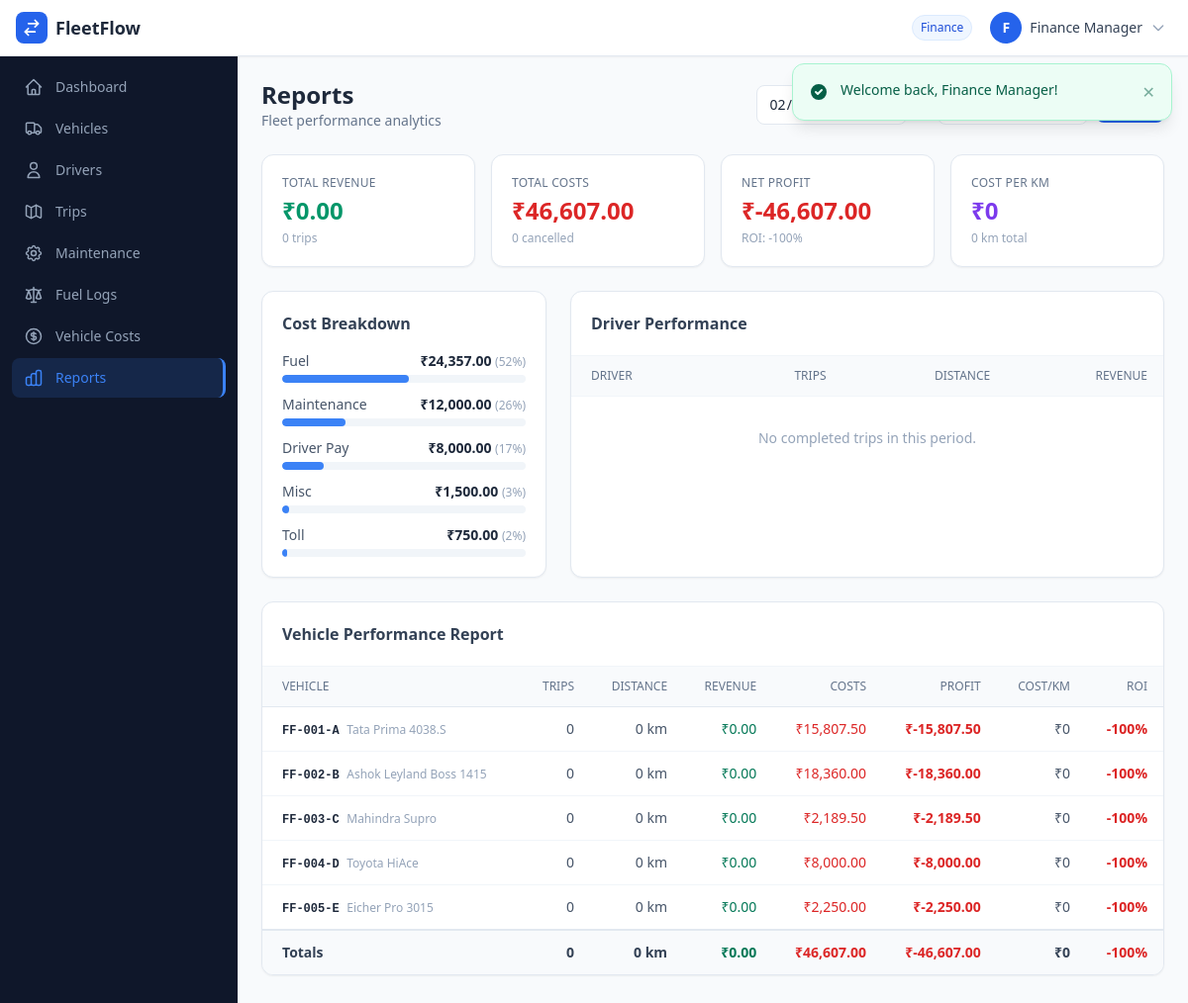
Screenshot of /reports.php (signed in) with the database file from the repository.
### tables this page shows
CREATE TABLE vehicles (
    id INT AUTO_INCREMENT PRIMARY KEY,
    license_plate VARCHAR(20) NOT NULL UNIQUE,
    make VARCHAR(50) NOT NULL,
    model VARCHAR(50) NOT NULL,
    year YEAR NOT NULL,
    type ENUM('Truck','Van','Car','Motorcycle','Bus','Other') NOT NULL DEFAULT 'Truck',
    max_capacity DECIMAL(10,2) NOT NULL COMMENT 'in kg',
    status ENUM('Available','On Trip','In Shop','Suspended') NOT NULL DEFAULT 'Available',
    odometer DECIMAL(10,2) DEFAULT 0 COMMENT 'in km',
    notes TEXT,
    created_at TIMESTAMP DEFAULT CURRENT_TIMESTAMP,
    updated_at TIMESTAMP DEFAULT CURRENT_TIMESTAMP ON UPDATE CURRENT_TIMESTAMP
);

### config.php (called while the page is built, shortened)
<?php
function e(string $str): string {
    return htmlspecialchars($str, ENT_QUOTES, 'UTF-8');
}
function formatCurrency(float $amount): string {
    return '₹' . number_format($amount, 2);
}

### reports.php (the view, shortened to what this page needs)
<?php
$db = getDB();
$start = $_GET['start'] ?? date('Y-m-01');
$end   = $_GET['end']   ?? date('Y-m-t');
$totalRevenue = $db->prepare("SELECT COALESCE(SUM(revenue),0) FROM trips WHERE status='Completed' AND actual_arrival BETWEEN :s AND :e");
$totalRevenue->execute(['s'=>$start.' 00:00:00','e'=>$end.' 23:59:59']);
$totalRevenue = (float)$totalRevenue->fetchColumn();
$totalCosts = $db->prepare("SELECT COALESCE(SUM(amount),0) FROM vehicle_costs WHERE cost_date BETWEEN :s AND :e");
$totalCosts->execute(['s'=>$start,'e'=>$end]);
$totalCosts = (float)$totalCosts->fetchColumn();
$profit   = $totalRevenue - $totalCosts;
$roi      = $totalCosts > 0 ? round(($profit / $totalCosts)*100, 1) : 0;
$totalKm  = $db->prepare("SELECT COALESCE(SUM(distance_km),0) FROM trips WHERE status='Completed' AND actual_arrival BETWEEN :s AND :e");
$totalKm->execute(['s'=>$start.' 00:00:00','e'=>$end.' 23:59:59']);
$totalKm = (float)$totalKm->fetchColumn();
$costPerKm = $totalKm > 0 ? round($totalCosts / $totalKm, 2) : 0;
$completedTrips = $db->prepare("SELECT COUNT(*) FROM trips WHERE status='Completed' AND actual_arrival BETWEEN :s AND :e");
$completedTrips->execute(['s'=>$start.' 00:00:00','e'=>$end.' 23:59:59']);
$completedTrips = (int)$completedTrips->fetchColumn();
$cancelledTrips = $db->prepare("SELECT COUNT(*) FROM trips WHERE status='Cancelled' AND updated_at BETWEEN :s AND :e");
$cancelledTrips->execute(['s'=>$start.' 00:00:00','e'=>$end.' 23:59:59']);
$cancelledTrips = (int)$cancelledTrips->fetchColumn();
$vehicleReport = $db->prepare("
    SELECT v.id, v.license_plate, v.make, v.model,
        COUNT(CASE WHEN t.status='Completed' THEN 1 END) as trips_done,
        COALESCE(SUM(CASE WHEN t.status='Completed' THEN t.revenue ELSE 0 END),0) as revenue,
        COALESCE(SUM(CASE WHEN t.status='Completed' THEN t.distance_km ELSE 0 END),0) as distance,
        COALESCE((SELECT SUM(amount) FROM vehicle_costs WHERE vehicle_id=v.id AND cost_date BETWEEN :s AND :e),0) as costs
    FROM vehicles v
    LEFT JOIN trips t ON t.vehicle_id=v.id AND t.actual_arrival BETWEEN :sa AND :ea
    GROUP BY v.id
    HAVING trips_done > 0 OR costs > 0
    ORDER BY revenue DESC
");
$vehicleReport->execute(['s'=>$start,'e'=>$end,'sa'=>$start.' 00:00:00','ea'=>$end.' 23:59:59']);
$vehicleReport = $vehicleReport->fetchAll();
$costBreakdown = $db->prepare("SELECT cost_type, COALESCE(SUM(amount),0) as total FROM vehicle_costs WHERE cost_date BETWEEN :s AND :e GROUP BY cost_type ORDER BY total DESC");
$costBreakdown->execute(['s'=>$start,'e'=>$end]);
$costBreakdown = $costBreakdown->fetchAll();
$driverReport = $db->prepare("
    SELECT d.name, COUNT(*) as trips, COALESCE(SUM(t.revenue),0) as revenue, COALESCE(SUM(t.distance_km),0) as distance
    FROM trips t JOIN drivers d ON d.id=t.driver_id
    WHERE t.status='Completed' AND t.actual_arrival BETWEEN :s AND :e
    GROUP BY d.id ORDER BY revenue DESC LIMIT 10
");
$driverReport->execute(['s'=>$start.' 00:00:00','e'=>$end.' 23:59:59']);
$driverReport = $driverReport->fetchAll();
include 'includes/header.php';
?>
<div class="flex flex-wrap items-center justify-between gap-4 mb-6">
    <div>
        <h1 class="text-2xl font-bold text-slate-800">Reports</h1>
        <p class="text-slate-500 text-sm">Fleet performance analytics</p>
    </div>
    <form method="GET" class="flex items-center gap-2">
        <span class="text-slate-400">to</span>
        <button type="submit" class="px-4 py-2 bg-blue-600 text-white rounded-lg text-sm font-medium hover:bg-blue-700 transition">Apply</button>
    </form>
</div>
<div class="grid grid-cols-2 lg:grid-cols-4 gap-4 mb-6">
    <?php
    $kpis = [
        ['label'=>'Total Revenue','value'=>formatCurrency($totalRevenue),'sub'=>"$completedTrips trips",'color'=>'emerald'],
        ['label'=>'Total Costs','value'=>formatCurrency($totalCosts),'sub'=>"$cancelledTrips cancelled",'color'=>'red'],
        ['label'=>'Net Profit','value'=>formatCurrency($profit),'sub'=>"ROI: $roi%",'color'=>$profit>=0?'blue':'red'],
        ['label'=>'Cost per KM','value'=>'₹'.$costPerKm,'sub'=>number_format($totalKm,0).' km total','color'=>'violet'],
    ];
    foreach($kpis as $kpi):
        $colors=['emerald'=>'text-emerald-600 bg-emerald-50','red'=>'text-red-600 bg-red-50','blue'=>'text-blue-600 bg-blue-50','violet'=>'text-violet-600 bg-violet-50'];
        $c=$colors[$kpi['color']];
    ?>
    <div class="bg-white rounded-xl border border-slate-200 shadow-sm p-5">
        <p class="text-xs font-medium text-slate-500 uppercase tracking-wide"><?= $kpi['label'] ?></p>
        <p class="text-2xl font-bold mt-1 <?= explode(' ',$c)[0] ?>"><?= $kpi['value'] ?></p>
        <p class="text-xs text-slate-400 mt-1"><?= $kpi['sub'] ?></p>
    </div>
    <?php endforeach; ?>
</div>
<div class="grid lg:grid-cols-3 gap-6 mb-6">
    <div class="bg-white rounded-xl border border-slate-200 shadow-sm p-5">
        <h2 class="font-semibold text-slate-700 mb-4">Cost Breakdown</h2>
        <?php if (empty($costBreakdown)): ?>
        <p class="text-slate-400 text-sm">No costs in this period.</p>
        <?php else: ?>
        <div class="space-y-3">
            <?php foreach($costBreakdown as $cb):
                $pct = $totalCosts > 0 ? round($cb['total']/$totalCosts*100) : 0;
            ?>
            <div>
                <div class="flex justify-between text-sm mb-1">
                    <span class="text-slate-600 font-medium"><?= e($cb['cost_type']) ?></span>
                    <span class="text-slate-800 font-semibold"><?= formatCurrency((float)$cb['total']) ?> <span class="text-slate-400 font-normal text-xs">(<?= $pct ?>%)</span></span>
                </div>
                <div class="h-2 bg-slate-100 rounded-full overflow-hidden">
                    <div class="h-full bg-blue-500 rounded-full" style="width:<?= $pct ?>%"></div>
                </div>
            </div>
            <?php endforeach; ?>
        </div>
        <?php endif; ?>
    </div>
    <div class="lg:col-span-2 bg-white rounded-xl border border-slate-200 shadow-sm">
        <div class="p-5 border-b border-slate-100">
            <h2 class="font-semibold text-slate-700">Driver Performance</h2>
        </div>
        <div class="overflow-x-auto">
            <table class="w-full text-sm">
                <thead class="bg-slate-50">
                    <tr class="text-xs uppercase text-slate-500 border-b border-slate-100">
                        <th class="text-left px-5 py-3 font-medium">Driver</th>
                        <th class="text-right px-4 py-3 font-medium">Trips</th>
                        <th class="text-right px-4 py-3 font-medium">Distance</th>
                        <th class="text-right px-4 py-3 font-medium">Revenue</th>
                    </tr>
                </thead>
                <tbody class="divide-y divide-slate-100">
                    <?php if(empty($driverReport)): ?>
                    <tr><td colspan="4" class="text-center py-8 text-slate-400 text-sm">No completed trips in this period.</td></tr>
                    <?php endif; ?>
                </tbody>
            </table>
        </div>
    </div>
</div>
<div class="bg-white rounded-xl border border-slate-200 shadow-sm overflow-hidden">
    <div class="p-5 border-b border-slate-100">
        <h2 class="font-semibold text-slate-700">Vehicle Performance Report</h2>
    </div>
    <div class="overflow-x-auto">
        <table class="w-full text-sm">
            <thead class="bg-slate-50 border-b border-slate-200">
                <tr class="text-xs uppercase text-slate-500">
                    <th class="text-left px-5 py-3 font-medium">Vehicle</th>
                    <th class="text-right px-4 py-3 font-medium">Trips</th>
                    <th class="text-right px-4 py-3 font-medium">Distance</th>
                    <th class="text-right px-4 py-3 font-medium">Revenue</th>
                    <th class="text-right px-4 py-3 font-medium">Costs</th>
                    <th class="text-right px-4 py-3 font-medium">Profit</th>
                    <th class="text-right px-4 py-3 font-medium">Cost/km</th>
                    <th class="text-right px-4 py-3 font-medium">ROI</th>
                </tr>
            </thead>
            <tbody class="divide-y divide-slate-100">
                <?php foreach($vehicleReport as $vr):
                    $vProfit = $vr['revenue'] - $vr['costs'];
                    $vRoi    = $vr['costs'] > 0 ? round(($vProfit/$vr['costs'])*100,1) : 0;
                    $vCpm    = $vr['distance'] > 0 ? round($vr['costs']/$vr['distance'],2) : 0;
                ?>
                <tr class="hover:bg-slate-50">
                    <td class="px-5 py-3">
                        <span class="font-mono text-xs font-bold text-slate-800"><?= e($vr['license_plate']) ?></span>
                        <span class="text-slate-400 text-xs ml-1"><?= e($vr['make'].' '.$vr['model']) ?></span>
                    </td>
                    <td class="px-4 py-3 text-right text-slate-600"><?= $vr['trips_done'] ?></td>
                    <td class="px-4 py-3 text-right text-slate-600"><?= number_format($vr['distance'],0) ?> km</td>
                    <td class="px-4 py-3 text-right font-medium text-emerald-700"><?= formatCurrency((float)$vr['revenue']) ?></td>
                    <td class="px-4 py-3 text-right font-medium text-red-600"><?= formatCurrency((float)$vr['costs']) ?></td>
                    <td class="px-4 py-3 text-right font-semibold <?= $vProfit>=0?'text-emerald-700':'text-red-600' ?>"><?= formatCurrency($vProfit) ?></td>
                    <td class="px-4 py-3 text-right text-slate-600">₹<?= $vCpm ?></td>
                    <td class="px-4 py-3 text-right font-semibold <?= $vRoi>=0?'text-emerald-700':'text-red-600' ?>"><?= $vRoi ?>%</td>
                </tr>
                <?php endforeach; ?>
            </tbody>
            <?php if(!empty($vehicleReport)): ?>
            <tfoot class="bg-slate-50 border-t-2 border-slate-200 font-semibold">
                <tr class="text-sm">
                    <td class="px-5 py-3 text-slate-700">Totals</td>
                    <td class="px-4 py-3 text-right text-slate-700"><?= $completedTrips ?></td>
                    <td class="px-4 py-3 text-right text-slate-700"><?= number_format($totalKm,0) ?> km</td>
                    <td class="px-4 py-3 text-right text-emerald-700"><?= formatCurrency($totalRevenue) ?></td>
                    <td class="px-4 py-3 text-right text-red-600"><?= formatCurrency($totalCosts) ?></td>
                    <td class="px-4 py-3 text-right <?= $profit>=0?'text-emerald-700':'text-red-600' ?>"><?= formatCurrency($profit) ?></td>
                    <td class="px-4 py-3 text-right text-slate-700">₹<?= $costPerKm ?></td>
                    <td class="px-4 py-3 text-right <?= $roi>=0?'text-emerald-700':'text-red-600' ?>"><?= $roi ?>%</td>
                </tr>
            </tfoot>
            <?php endif; ?>
        </table>
    </div>
</div>
<?php include 'includes/footer.php'; ?>

### rows the page displays
vehicles: license_plate "FF-001-A", make+model "Tata Prima 4038.S", trips_done "0", distance "0", revenue "₹0.00", costs "₹15,807.50", vProfit "₹-15,807.50", vCpm "0", vRoi "-100"
vehicles: license_plate "FF-002-B", make+model "Ashok Leyland Boss 1415", trips_done "0", distance "0", revenue "₹0.00", costs "₹18,360.00", vProfit "₹-18,360.00", vCpm "0", vRoi "-100"
vehicles: license_plate "FF-003-C", make+model "Mahindra Supro", trips_done "0", distance "0", revenue "₹0.00", costs "₹2,189.50", vProfit "₹-2,189.50", vCpm "0", vRoi "-100"
vehicles: license_plate "FF-004-D", make+model "Toyota HiAce", trips_done "0", distance "0", revenue "₹0.00", costs "₹8,000.00", vProfit "₹-8,000.00", vCpm "0", vRoi "-100"
vehicles: license_plate "FF-005-E", make+model "Eicher Pro 3015", trips_done "0", distance "0", revenue "₹0.00", costs "₹2,250.00", vProfit "₹-2,250.00", vCpm "0", vRoi "-100"

### other values shown
$user['role'] "Finance"
substr($user['name'] ?? 'U', 0, 1) "F"
$user['name'] "Finance Manager"
$item['label'] "Dashboard"
$item['label'] "Vehicles"
$item['label'] "Drivers"
$item['label'] "Trips"
$item['label'] "Maintenance"
$item['label'] "Fuel Logs"
$item['label'] "Vehicle Costs"
$item['label'] "Reports"
$flash['message'] "Welcome back, Finance Manager!"
$kpi['label'] "TOTAL REVENUE"
$kpi['value'] "₹0.00"
$kpi['sub'] "0 trips"
